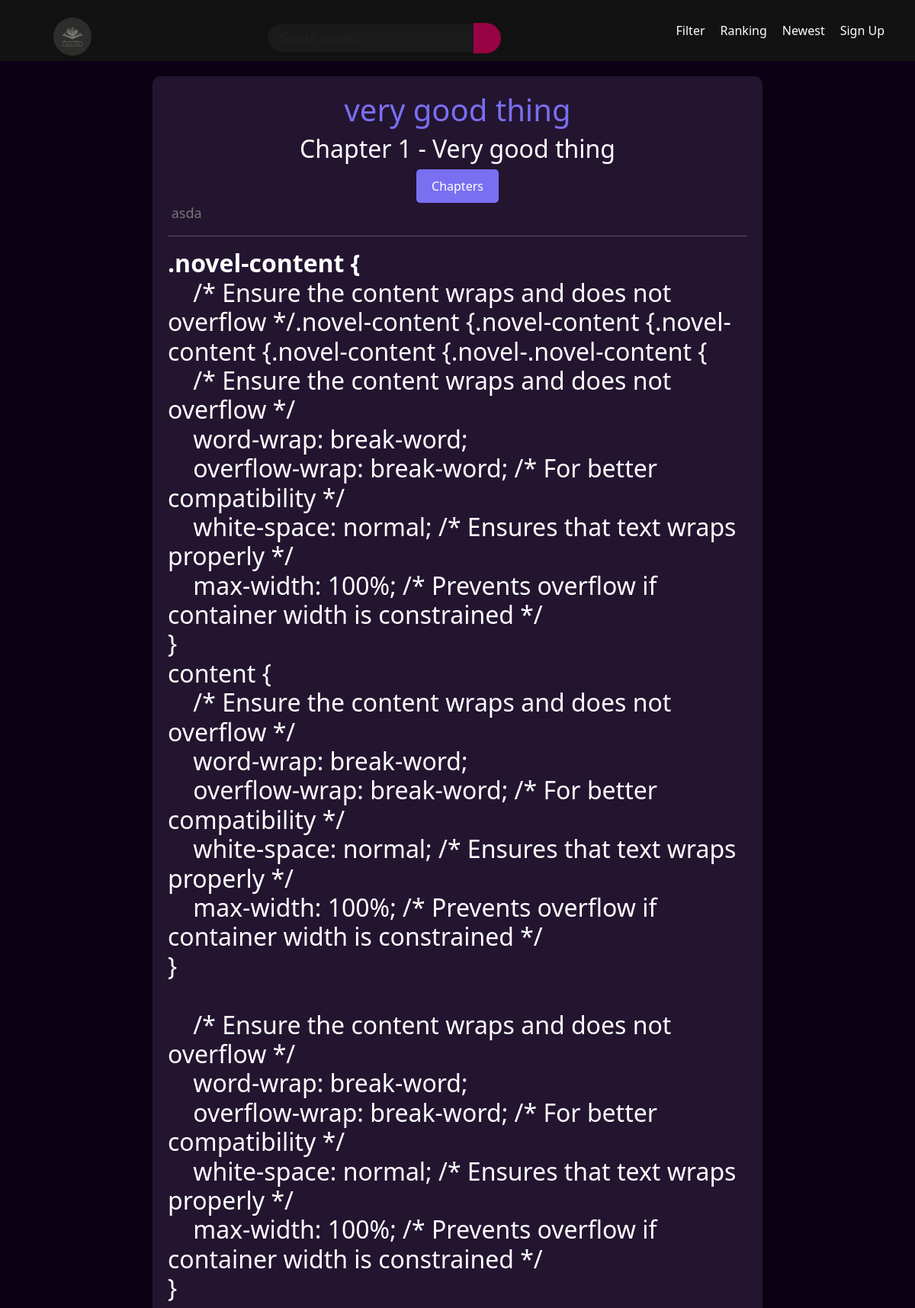
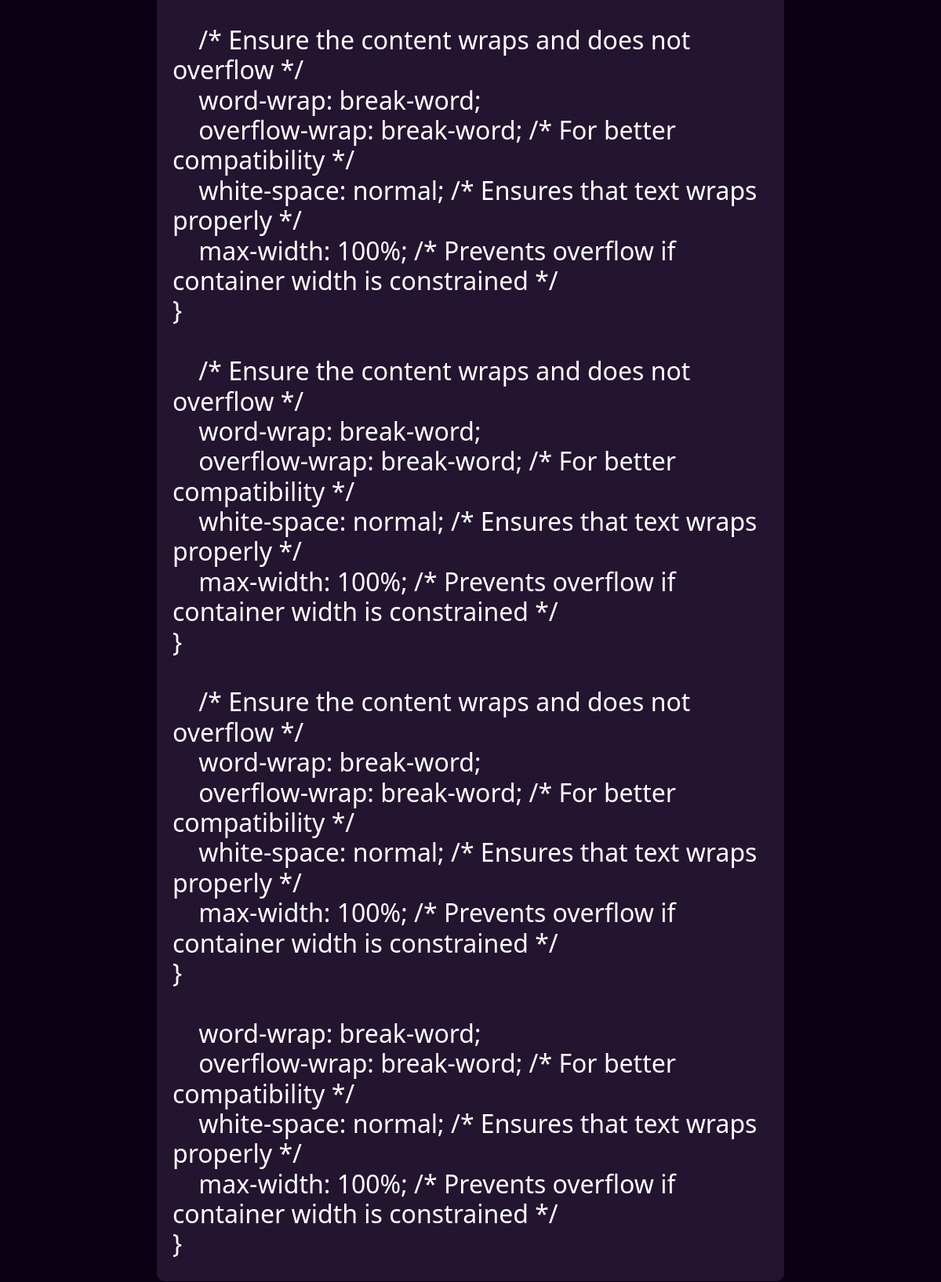
/novel/22/content/1/, run on the app's committed database (2 pictures, top to bottom).
### novels/models.py (models this page shows, shortened)
class Novel(models.Model):
    cover_image = models.ImageField(upload_to='covers/')
    description = models.TextField()
    id = models.AutoField(primary_key=True)
    is_ongoing = models.BooleanField(default=False)
    num_chapters = models.IntegerField()
    ranking = models.IntegerField(default=0)
    release_date = models.DateField()
    title = models.CharField(max_length=255)
    is_top = models.BooleanField(default=False)
    status = models.CharField(
        max_length=50,
        choices=[('Ongoing', 'Ongoing'), ('Completed', 'Completed')],
        default='Ongoing'
    )
    created_date = models.DateTimeField(default=timezone.now)
    views = models.PositiveIntegerField(default=0)  # PositiveIntegerField to ensure no negative values
    rating = models.DecimalField(max_digits=3, decimal_places=1, default=0.0)
    rating_count = models.PositiveIntegerField(default=0)
    tags = models.ManyToManyField(Tag, blank=True)
    summary = RichTextField(blank=True, null=True)

class NovelContent(models.Model):
    novel = models.ForeignKey(Novel, on_delete=models.CASCADE, related_name='contents')
    chapter_number = models.IntegerField()
    chapter_title = models.CharField(max_length=255)
    content = RichTextField()  # Use CKEditor
    view_count = models.PositiveIntegerField(default=0)
    class Meta:
        unique_together = ('novel', 'chapter_number')

### novels/views.py (the view)
# urls.py: path('novel/<int:novel_id>/content/<int:chapter_number>/', views.novel_content_view, name='novel_content'),
def novel_content_view(request, novel_id, chapter_number):
    novel = get_object_or_404(Novel, id=novel_id)
    novel_content = get_object_or_404(NovelContent, novel=novel, chapter_number=chapter_number)
    novel.views += 1
    novel.save()
    return render(request, 'novel_content.html', {
        'novel': novel,
        'novel_content': novel_content
    })

### novels/templates/novel_content.html (shortened to what this page needs)
{% extends 'base.html' %}
{% load static %}
{% block content %}
    <link rel="stylesheet" href="{% static 'css/novel_content.css' %}">
    <div class="mother-container">
        <div class="novel-content-container">
            <h1 style="text-align: center;">
                <a href="{% url 'novel_details' novel.id %}" style="color: #7a6ff1; text-decoration: none;">
                    {{ novel.title }}
                </a>
            </h1>
            <h2 style="text-align: center;">
                Chapter {{ novel_content.chapter_number }} - {{ novel_content.chapter_title }}
            </h2>
            <div class="dropdown">
                <button class="dropbtn">Chapters</button>
            </div>
            <div class="novel-content">
                {{ novel_content.content|safe }}
            </div>
        </div>
    </div>
{% endblock %}

### novels/templates/base.html (shortened to what this page needs)
<!DOCTYPE html>
<html lang="en">
<head>
    {% load static %}
    <link rel="stylesheet" href="{% static 'css/filters.css' %}">
    <link rel="stylesheet" href="{% static 'css/custom.css' %}">
    <link rel="stylesheet" href="{% static 'css/novel_details.css' %}">
    <link rel="stylesheet" href="{% static 'css/navbar.css' %}">
    <link rel="stylesheet" href="{% static 'path/to/ionicons.min.css' %}">
    <link rel="stylesheet" href="https://cdn.jsdelivr.net/npm/ionicons@latest/dist/css/ionicons.min.css">
    <link rel="stylesheet" href="https://stackpath.bootstrapcdn.com/bootstrap/5.3.0/css/bootstrap.min.css">
</head>
<body>
    <header>
        <nav class="navbar navbar-expand-lg navbar-dark custom-navbar">
            <a class="navbar-brand" href="{% url 'home' %}">
                <img src="/static/novels/images/thebookclub.png" alt="Logo" style="width: 50px; height: 50px; border-radius: 50%; margin-top: 15px;" >
            </a>
                <form method="GET" action="/novel_list/" class="search-form">
                    <div class="search-bar-container">
                        <input type="text" name="q" class="form-control search-input" placeholder="Search novels..." value="">
                        <button class="btn search-button" type="submit">
                        </button>
                    </div>
                </form>
            <div class="nav-links">
                <a class="nav-link" href="{% url 'filter' %}"> Filter</a>
                <a class="nav-link" href="{% url 'ranking' %}"> Ranking</a>
                <a class="nav-link" href="{% url 'newest' %}"> Newest</a>
                {% if user.is_authenticated %}
                <a href="{% url 'update_profile_picture' %}" class="user-icon-container">
                    <div class="user-icon">
                        <ion-icon name="person-outline"></ion-icon>
                    </div>
                    <span class="username">{{ user.username|slice:":6" }}{% if user.username|length > 6 %}...{% endif %}</span>
                </a>
                {% else %}
                <a class="nav-link btn sign-up" href="{% url 'signup' %}"> Sign Up</a>
                {% endif %}
            </div>
        </nav>
    </header>
    <main>
        {% block content %}{% endblock %}
    </main>
</body>
</html>

### novels/static/css/filters.css (style rules this page uses)
body { font-family: 'Arial', sans-serif; background-color: #0b0114; color: #ffffff; padding: 20px; }
form { background-color: #ffffff00!important; padding: 20px; border-radius: 8px; box-shadow: 0 2px 4px rgba(0, 0, 0, 0.1); margin-bottom: 20px; width: 100%; }
form button { background-color: #4CAF50; color: white; padding: 10px 20px; border: none; border-radius: 4px; cursor: pointer; transition: background-color 0.3s ease; }
h2 { font-size: 24px; margin-bottom: 20px; }
p { font-size: 18px; color: #777; }

### novels/static/css/novel_details.css (style rules this page uses)
.btn { display: inline-flex; align-items: center; justify-content: center; font-weight: bold; color: #000000; background-color: #980243; border: 3px solid #980243; border-radius: 15px; padding: 3px 10px; text-decoration: none; transition: all 0.3s ease; }

### novels/static/css/navbar.css (style rules this page uses)
.custom-navbar { display: flex; justify-content: space-between; align-items: center; padding: 10px 20px; width: 100%; height: 5rem; }
.navbar-brand { margin-right: auto; margin-left: 50px; }
.nav-links { display: flex; justify-content: flex-end; margin-left: auto; }
.search-input { height: 40px; }

### novels/static/css/novel_content.css (style rules this page uses)
body { background-color: #0b0114; color: #ffffff; margin: 0; padding: 0; min-height: 100vh; }
.mother-container { display: flex; justify-content: center; align-items: flex-start; padding: 20px; min-height: 100vh; }
.novel-content-container { padding: 20px; background-color: #231530; border-radius: 10px; max-width: 800px; width: 100%; box-sizing: border-box; min-height: 100px; }
.novel-content { word-wrap: break-word; overflow-wrap: break-word; white-space: normal; max-width: 100%; }
.dropbtn { background-color: #7a6ff1; color: white; padding: 10px 20px; font-size: 16px; border: none; cursor: pointer; border-radius: 5px; }
.dropdown { position: relative; display: inline-block; text-align: center; width: 100%; }

### novels/templates/base.html (style rules this page uses)
.custom-navbar { display: flex; justify-content: space-between; align-items: center; padding: 0 20px; width: 100%; height: 5rem; align-self: center!important; background-color: #121212; }
.navbar-brand { margin-right: auto; margin-left: 50px; }
.nav-links { display: flex; justify-content: flex-end; align-items: center; margin-left: auto; }
.nav-link { margin-right: 20px; color: white; text-decoration: none; }
.search-form { display: flex; justify-content: center; width: 30%; background-color: #00ffff00; height: 30%; }
.search-bar-container { display: flex; align-items: center; background-color: #12121200; border-radius: 20px; overflow: hidden; width: 100%; max-width: 500px; height: 40px; }
.search-form .search-input { height: 40px; width: 100%; border: 2px solid #98024300; border-radius: 20px 0 0 20px; padding: 0 15px; color: white; background-color: #1a1a1a; outline: none; box-sizing: border-box; }
.search-form .search-button { background-color: #980243; border: 3px solid #980243; border-radius: 0 20px 20px 0; padding: 0 15px; margin-left: -2px; color: white; display: flex; align-items: center; justify-content: center; height: 100%; cursor: pointer; transition: background-color 0.3s ease; }

### data on the page
Novel: title "very good thing"
NovelContent: chapter_number "1", chapter_title "Very good thing", content "asda .novel-content { /* Ensure the content wraps and does not overflow */.novel-content {.novel-content {.novel-content {.novel-content {.novel-.novel-content { /* Ensure the content wraps and does not overflow */ word-wrap: break-word; overflow-wrap: break-word; /* For better compatibility */ white-space: normal; /* Ensures that text wraps properly */ max-width: 100%; /* Prevents overflow if container width is constrained */ } content { /* Ensure the content wraps and does not overflow */ word-wrap: break-word; overflow-wrap: break-word; /* For better compatibility */ white-space: normal; /* Ensures that text wraps properly */ max-width: 100%; /* Prevents overflow if container width is…"
